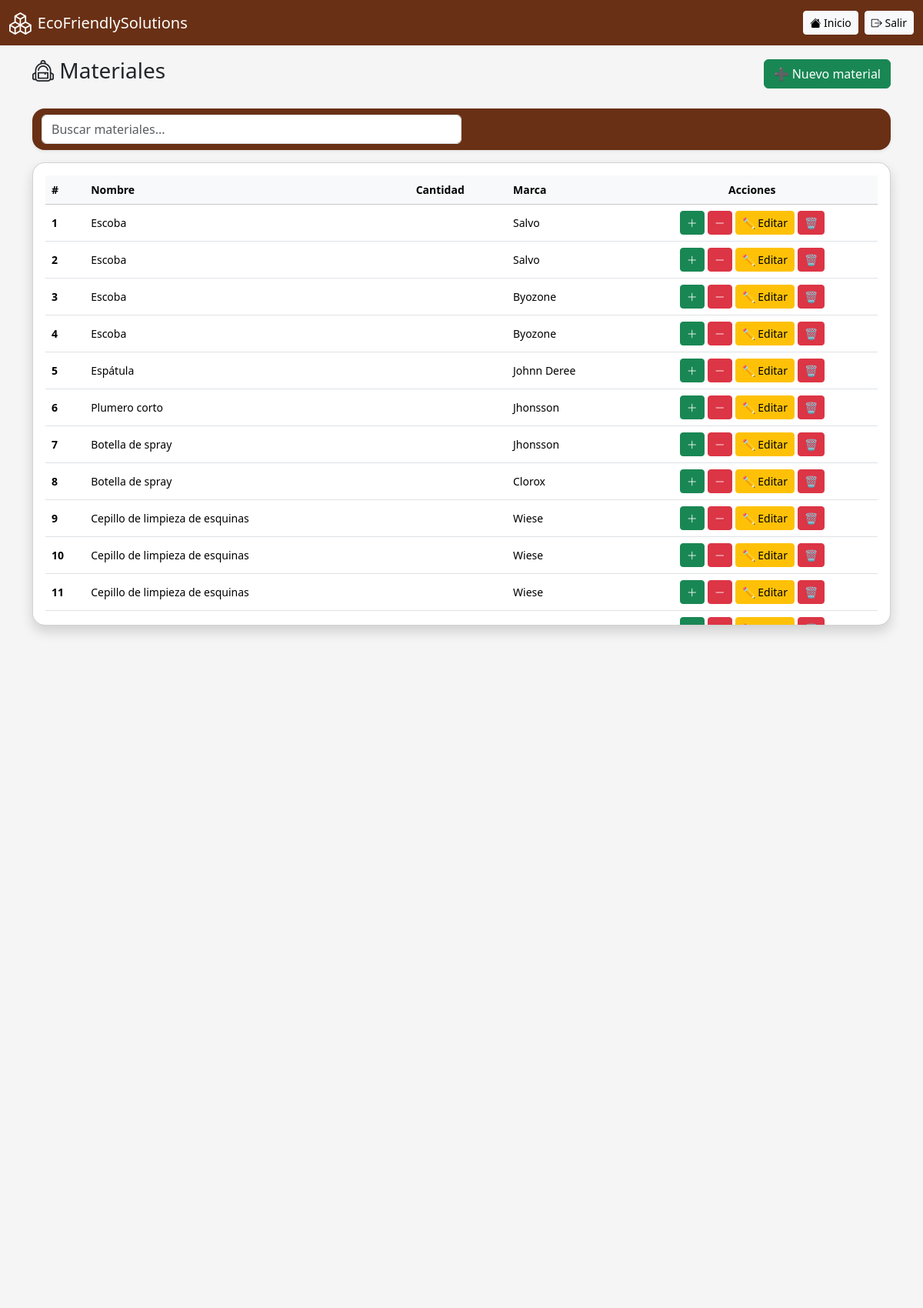
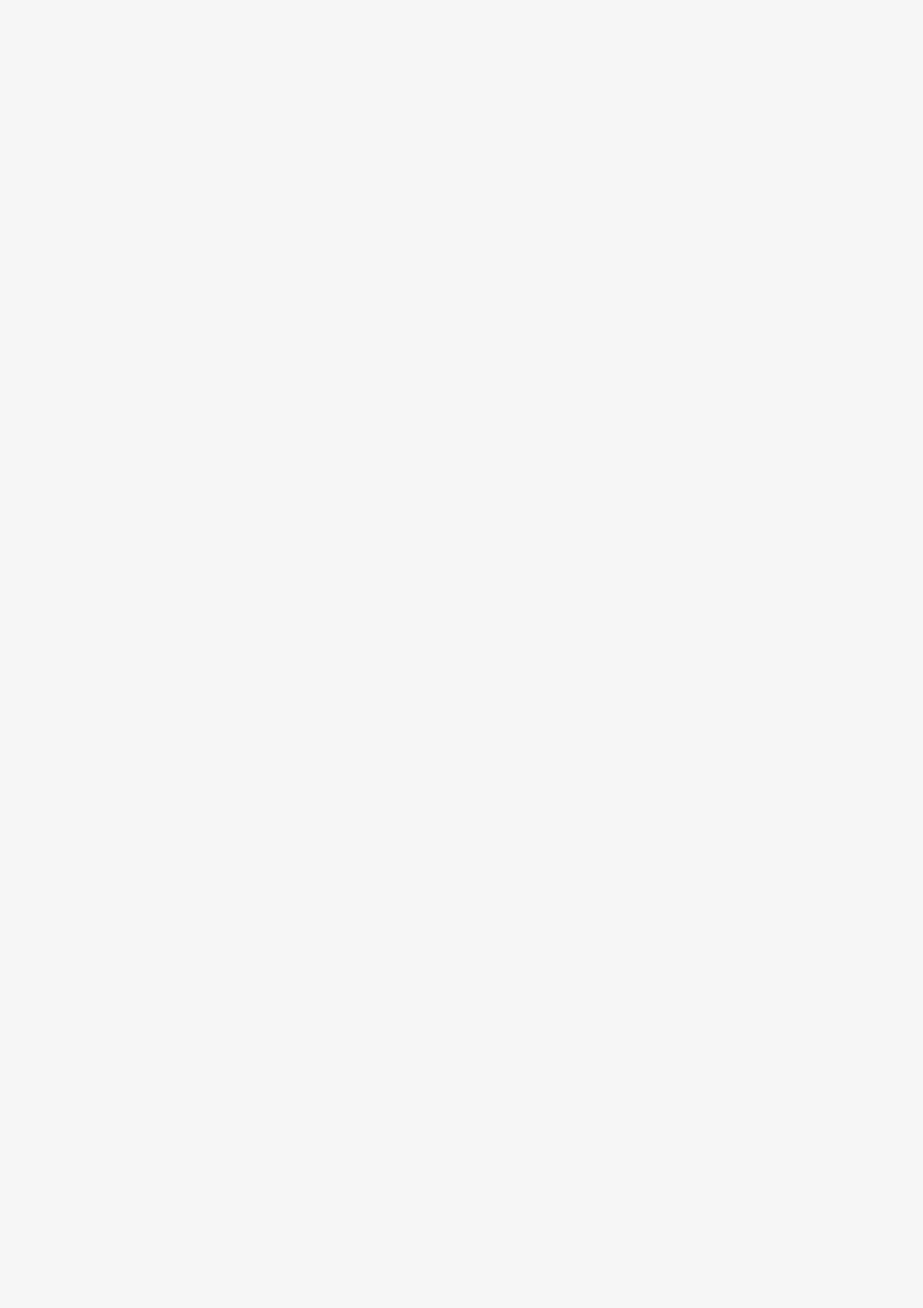
Screenshot of /materiales/listar.php (signed in, upper part) with the database file from the repository (2 pictures, top to bottom).
### tables this page shows
CREATE TABLE `material` (
  `id_material` int(11) NOT NULL,
  `codigo` varchar(150) DEFAULT NULL,
  `nombre` varchar(100) NOT NULL,
  `marca` varchar(120) DEFAULT NULL,
  `razon` varchar(200) DEFAULT NULL,
  `estatus` tinyint(1) DEFAULT 1,
  `fecha_creacion` timestamp NOT NULL DEFAULT current_timestamp(),
  `fecha_eliminacion` timestamp NOT NULL DEFAULT current_timestamp() ON UPDATE current_timestamp()
);

### materiales/listar.php (the view, shortened to what this page needs)
<?php
include '../includes/conexion.php';
include '../includes/header.php';
$result = $conn->query("
SELECT * FROM material WHERE estatus = true
");
?>
<div class="d-flex justify-content-between align-items-center mb-4">
    <h3><i class="bi bi-backpack2"></i> Materiales</h3>
    <a href="crear.php" class="btn btn-success">➕ Nuevo material</a>
</div>
<nav class="navbar bg-body-tertiary mb-3 rounded-4 shadow-sm">
  <div class="container-fluid">
    <div class="col-12 col-md-6"> <form class="d-flex" role="search" onsubmit="return false;">
        <input class="form-control" type="search" id="inputBusqueda" placeholder="Buscar materiales...">
      </form>
    </div>
  </div>
</nav>
<div class="card shadow rounded-4">
<div class="card-body table-responsive" style="max-height: 600px; overflow-y: auto;">
<table class="table table-hover align-middle small" id="tablaMateriales">
<thead class="table-light">
<tr>
<th style="position: sticky; top: 0; z-index: 2; background-color: #f8f9fa;">#</th>
<th style="position: sticky; top: 0; z-index: 2; background-color: #f8f9fa;">Nombre</th>
<th style="position: sticky; top: 0; z-index: 2; background-color: #f8f9fa;">Cantidad</th>
<th style="position: sticky; top: 0; z-index: 2; background-color: #f8f9fa;">Marca</th>
<th style="position: sticky; top: 0; z-index: 2; background-color: #f8f9fa;" class="text-center" >Acciones</th>
</tr>
</thead>
<tbody>
<?php $contador = 1; ?>
<?php while($row = $result->fetch_assoc()): ?>
<td><strong><?= $contador; ?></strong></td>
<td><?= htmlspecialchars($row['nombre']); ?></td>
<td></td>
<td><?= htmlspecialchars($row['marca']); ?></td>
<td class="text-center">
<div class="d-flex flex-row flex-sm-row justify-content-center gap-1">
<button class="btn btn-success btn-sm"
        onclick="actualizarCantidad(<?= $row['id_material']; ?>,'sumar')">
    <i class="bi bi-plus-lg"></i>
</button>
<button class="btn btn-danger btn-sm"
        onclick="actualizarCantidad(<?= $row['id_material']; ?>,'restar')">
    <i class="bi bi-dash-lg"></i>
</button>
<a href="editar.php?id=<?= $row['id_material']; ?>"
class="btn btn-sm btn-warning">
✏️ Editar
</a>
<a href="eliminar.php?id=<?= $row['id_material'] ?>"
class="btn btn-sm btn-danger"
onclick="return confirm('¿Eliminar material?')">🗑️</a>
</div>
</td>
<?php $contador++; ?>
<?php endwhile; ?>
</tbody>
</table>
</div>
</div>
<?php include '../includes/footer.php'; ?>

### css/estilos.css (style rules this page uses)
:root { --main-brown: #693015; }
body { background: #f5f5f5; display: flex; flex-direction: column; min-height: 100vh; }
.navbar, .footer { background-color: var(--main-brown) !important; }

### rows the page displays
material: nombre "Escoba", marca "Salvo"
material: nombre "Escoba", marca "Salvo"
material: nombre "Escoba", marca "Byozone"
material: nombre "Escoba", marca "Byozone"
material: nombre "Espátula", marca "Johnn Deree"
material: nombre "Plumero corto", marca "Jhonsson"
material: nombre "Botella de spray", marca "Jhonsson"
material: nombre "Botella de spray", marca "Clorox"
material: nombre "Cepillo de limpieza de esquinas", marca "Wiese"
material: nombre "Cepillo de limpieza de esquinas", marca "Wiese"
material: nombre "Cepillo de limpieza de esquinas", marca "Wiese"

### other values shown
$pageTitle "EcoFriendlySolutions"
